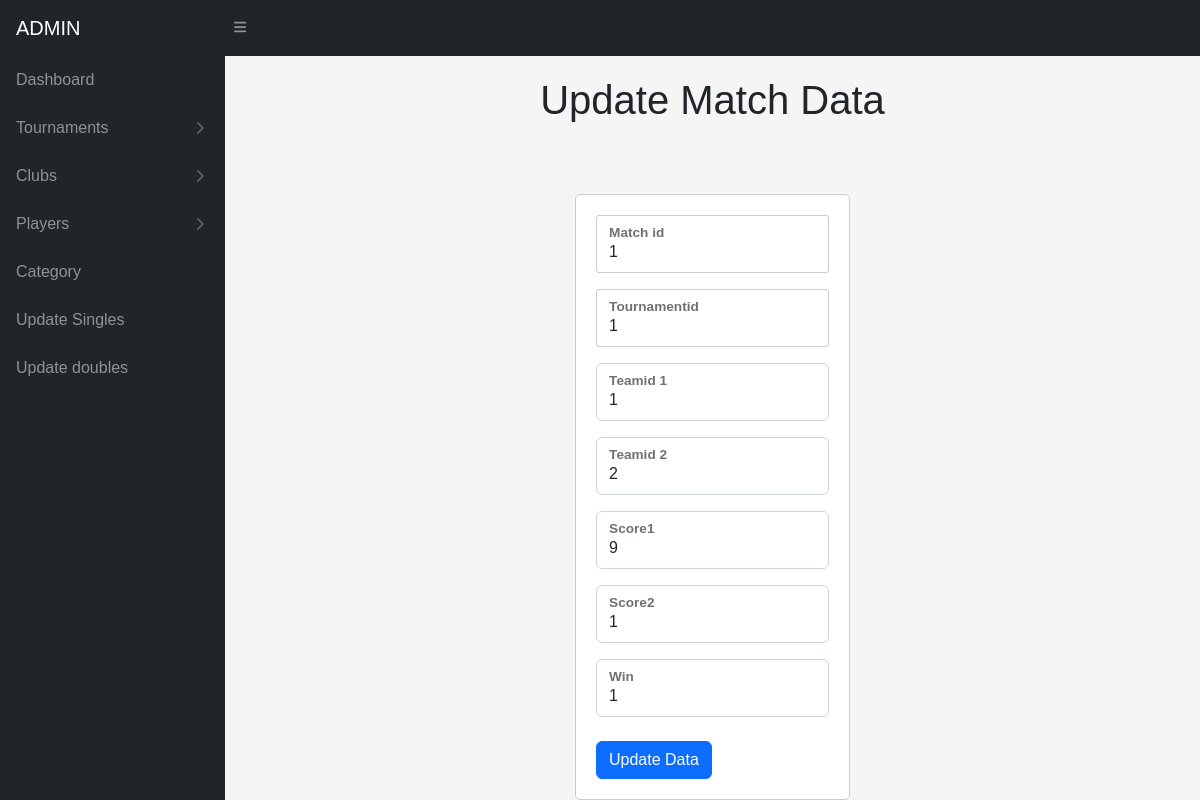
The page /update_doubles.php?mid=1 on the database its author committed.
### tables this page shows
CREATE TABLE `doubles` (
  `mid` int(100) NOT NULL,
  `tid` int(100) NOT NULL,
  `level` varchar(100) NOT NULL,
  `catid` int(100) NOT NULL,
  `mdate` date NOT NULL,
  `mtime` time(6) NOT NULL,
  `teamid1` int(100) NOT NULL,
  `teamid2` int(100) NOT NULL,
  `score1` int(100) NOT NULL,
  `score2` int(100) NOT NULL,
  `win` varchar(50) NOT NULL,
  `timestamp` timestamp(6) NOT NULL DEFAULT current_timestamp(6) ON UPDATE current_timestamp(6)
);

### update_doubles.php (the view, shortened to what this page needs)
<?php
include 'nav.php';
?>
<!DOCTYPE html>
<html>
<head>
</head>
<?php
include "connect.php";
$mid = "";
$tid = "";
$teamid1 = "";
$teamid2 ="";
$score1 = "";
$score2 = "";
$win = "";
if (isset($_POST['submit'])) {
    $mid = $_POST['mid'];
    $tid =  $_POST['tid'];
    $level = $_POST['level'];
    $catid =  $_POST['catid'];
    $mdate =  $_POST['mdate'];
    $mtime = $_POST['mtime'];
    $teamid1 =  $_POST['teamid1'];
    $teamid2 =  $_POST['teamid2'];
    $score1 = $_POST['score1'];
    $score2 =  $_POST['score2'];
    $win =  $_POST['win'];
    $updateQuery = "UPDATE doubles SET tid = ?, teamid1 = ?, teamid2 = ?, score1 = ?, score2 = ?, win = ?, WHERE mid = ?";
    $stmt = mysqli_prepare($conn, $updateQuery);
    if ($stmt === false) {
        echo "Error preparing update statement: " . mysqli_error($conn);
    } else {
        mysqli_stmt_bind_param($stmt, "ssssssi", $tid, $teamid1, $teamid2, $score1, $score2, $win,  $mid);
        if (mysqli_stmt_execute($stmt)) {
            echo json_encode(array('Match data updated successfully.'));
        } else {
            echo json_encode(array('status' => 'error', 'message' => 'Error updating match data: ' . mysqli_stmt_error($stmt)));
        }
        mysqli_stmt_close($stmt);
    }
} else {
    if (isset($_GET['mid'])) {
        $id = $_GET['mid'];
        $selectQuery = "SELECT * FROM doubles WHERE mid = ?";
        $stmt = mysqli_prepare($conn, $selectQuery);
        if ($stmt) {
            mysqli_stmt_bind_param($stmt, "i", $id);
            mysqli_stmt_execute($stmt);
            $result = mysqli_stmt_get_result($stmt);
            $row = mysqli_fetch_assoc($result);
            $mid = $row['mid'];
            $tid = $row['tid'];
            $teamid1 = $row['teamid1'];
            $teamid2 = $row['teamid2'];
            $score1 = $row['score1'];
            $score2 = $row['score2'];
            $win = $row['win'];
        } else {
            echo "Error selecting data: " . mysqli_error($conn);
        }
    }
}
?>
<!DOCTYPE html>
<html lang="en">
<head>
</head>
<body>
    <h1>Update Match Data</h1>
    <form method="post">
        <div class="form-floating mb-3">
            <input class="form-control" id="inputmatchidToUpdate" type="text" placeholder="Matchid to Update" name="mid" value="<?php echo $mid; ?>" />
            <label for="inputmatchidToUpdate">Match id </label>
        </div>
        <div class="form-floating mb-3">
            <input class="form-control" id="inputtournamentid" type="text" placeholder="tournamentid" name="tid" value="<?php echo $tid; ?>" required />
            <label for="inputtournamentid">Tournamentid</label>
        </div>
        <div class="form-floating mb-3">
            <input class="form-control" id="inputpid1" type="name" placeholder="teamid1" name="teamid1" value="<?php echo $teamid1; ?>" required />
            <label for="inputpid1">Teamid 1</label>
        </div>
        <div class="form-floating mb-3">
            <input class="form-control" id="inputpid2" type="name" placeholder="teamid1" name="teamid2" value="<?php echo $teamid2; ?>" required />
            <label for="inputpid2">Teamid 2</label>
        </div>
        <div class="form-floating mb-3">
            <input class="form-control" id="inputscore1" type="name" placeholder="score1" name="score1" value="<?php echo $score1; ?>" />
            <label for="inputscore">Score1</label>
        </div>
        <div class="form-floating mb-3">
            <input class="form-control" id="inputscore2" type="name" placeholder="score2" name="score2" value="<?php echo $score2; ?>" />
            <label for="inputscore">Score2</label>
        </div>
                            <div class="form-floating mb-3">
                                <input class="form-control" id="inputwin" type="name" placeholder="win" name="win" value="<?php echo $win; ?>" />
                                <label for="inputwin">Win</label>
                            </div>
                <div class="d-flex align-items-center justify-content-between mt-4 mb-0">
                    <button class="btn btn-primary" type="submit" name="update">Update Data</button>
                </div>

### update_doubles.php (style rules this page uses)
body { font-family: Arial, sans-serif; background-color: #f5f5f5; }
h1 { text-align: center; margin-top: 20px; }
form { max-width: 400px; margin: 0 auto; padding: 20px; background-color: #fff; border: 1px solid #ccc; border-radius: 5px; }
label { display: block; margin-bottom: 5px; font-weight: bold; }
input[type="text"], input[type="date"], textarea { width: 100%; padding: 10px; margin-bottom: 10px; border: 1px solid #ccc; border-radius: 3px; }
input[type="text"], input[type="date"] { width: 100%; padding: 10px; margin-bottom: 10px; border: 1px solid #ccc; border-radius: 3px; }
.form-floating { margin-bottom: 15px; }

### rows shown on the page
doubles: mid "1", tid "1", teamid1 "1", teamid2 "2", score1 "9", score2 "1", win "1"
